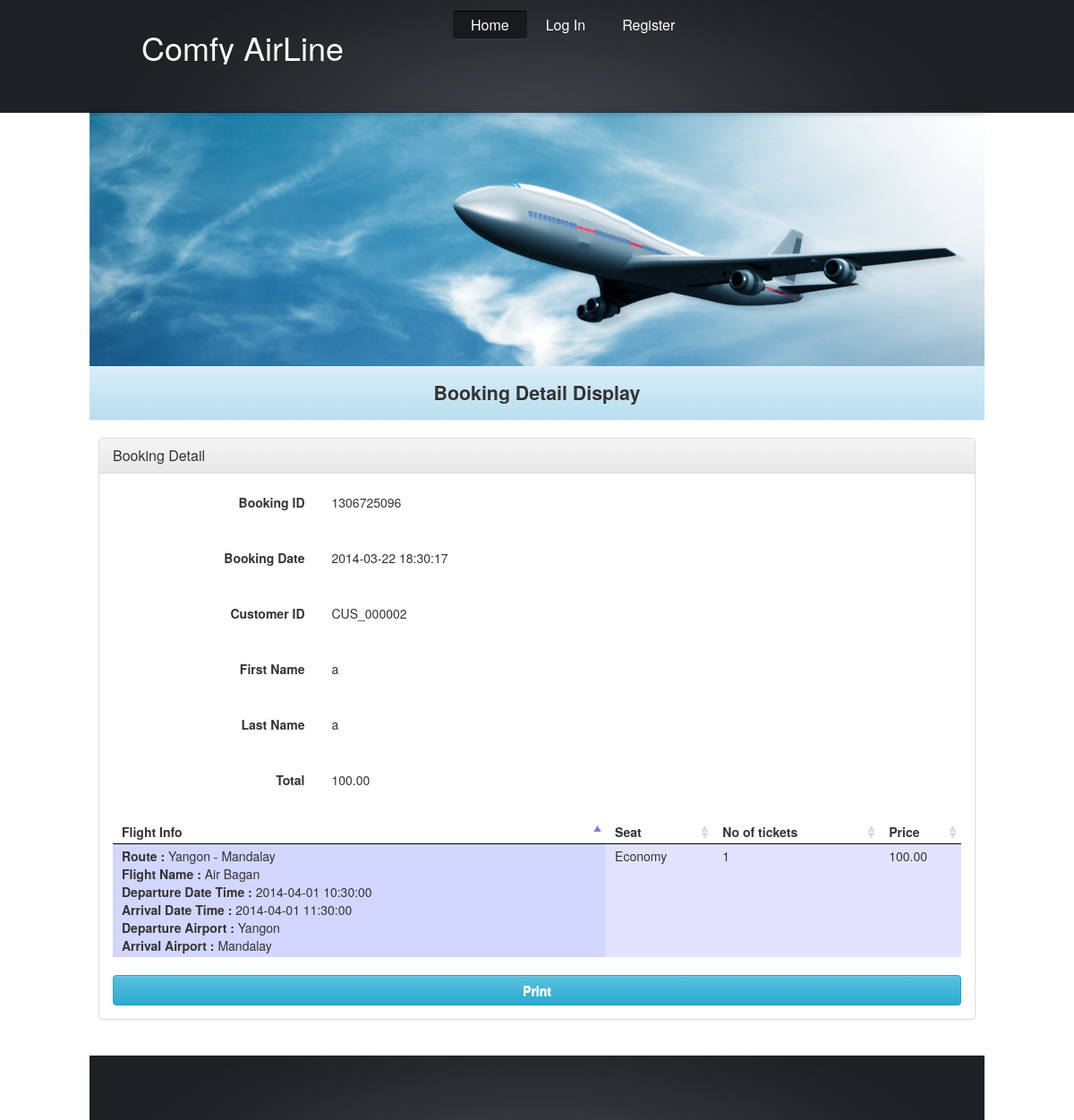
The page /booking-detail-display.php?booking_id=1306725096 on the database its author committed.
### tables this page shows
CREATE TABLE IF NOT EXISTS `bookings` (
  `booking_id` varchar(15) NOT NULL,
  `bookingdate` datetime NOT NULL,
  `customer_id` varchar(15) NOT NULL,
  `total` decimal(10,2) NOT NULL,
  `status` int(1) DEFAULT NULL,
  PRIMARY KEY (`booking_id`)
);

CREATE TABLE IF NOT EXISTS `customers` (
  `customer_id` varchar(15) NOT NULL,
  `firstname` varchar(30) NOT NULL,
  `lastname` varchar(30) NOT NULL,
  `gender` char(1) NOT NULL,
  `DOB` datetime NOT NULL,
  `nrc_no` varchar(30) NOT NULL,
  `phone_no` varchar(30) NOT NULL,
  `street` varchar(255) NOT NULL,
  `city` varchar(255) NOT NULL,
  `country` varchar(255) NOT NULL,
  `post_code` varchar(10) NOT NULL,
  PRIMARY KEY (`customer_id`)
);

### includes/bookingHelper.php (called while the page is built, shortened)
<?php
class bookingHelper{
    public static function getBookingByBookingID($booking_id){
        $sql = "SELECT bookings.*,customers.* " .
                "FROM bookings " .
                "INNER JOIN customers " .
                "ON bookings.customer_id=customers.customer_id " .
                "WHERE bookings.booking_id='" . $booking_id . "' " .
                "ORDER BY bookings.bookingdate DESC";
        $result = mysql_query($sql) or die(mysql_error());
        $output=array();
        while ($row = mysql_fetch_array($result)){
            $output[]=array(
                'booking_id'=>$row['booking_id'],
                'bookingdate'=>$row['bookingdate'],
                'customer_id'=>$row['customer_id'],
                'firstname'=>$row['firstname'],
                'lastname'=>$row['lastname'],
                'total'=>$row['total'],
            );
        }
        return $output;
    }
    public static function getBookingDetailsByBookingID($booking_id){
        $sql = "SELECT * " .
                "FROM bookings_view " .
                "WHERE bookings_view.booking_id='" . $booking_id . "' " .
                "ORDER BY bookings_view.booking_id";
        $result = mysql_query($sql) or die(mysql_error());
        $output=array();
        while ($row = mysql_fetch_array($result)){
            $output[]=array(
                'booking_id'=>$row['booking_id'],
                'flight_name'=>$row['name'],
                'route_title'=>$row['title'],
                'no_of_seats'=>$row['no_of_seats'],
                'price'=>$row['price'],
                'seat_title'=>$row['seat_title'],
                'departure_datetime'=>$row['departure_datetime'],
                'arrival_datetime'=>$row['arrival_datetime'],
                'departure_airport'=>$row['departure_airport'],
                'arrival_airport'=>$row['arrival_airport']
            );
        }
        return $output;
    }
}
?>

### booking-detail-display.php (the view, shortened to what this page needs)
<?php require_once('includes/bookingHelper.php'); ?>
<?php include('includes/header.php'); ?>
<link href="css/jquery.dataTables.css" rel="stylesheet" type="text/css" />
<div class="panel panel-default">
    <div class="panel-heading">
        <h3 class="panel-title">Booking Detail</h3>
    </div>
    <div class="panel-body">
        <form role="form" id="seat_setup" name="seat_setup" action="seat-setup.php" method="post" class="form-horizontal">
            <?php
            $booking_id = $_GET['booking_id'];
            $bookingData = bookingHelper::getBookingByBookingID($booking_id);
            $bookingDetailData = bookingHelper::getBookingDetailsByBookingID($booking_id);
            ?>
            <div class="form-group">
                <label class="col-sm-3 control-label">Booking ID</label>
                <div class="col-sm-9">
                    <p id="title" class="form-control-static"><?php echo $bookingData[0]['booking_id']; ?></p>
                </div>
            </div>
            <div class="form-group">
                <label class="col-sm-3 control-label">Booking Date</label>
                <div class="col-sm-9">
                    <p id="title" class="form-control-static"><?php echo $bookingData[0]['bookingdate']; ?></p>
                </div>
            </div>
            <div class="form-group">
                <label class="col-sm-3 control-label">Customer ID</label>
                <div class="col-sm-9">
                    <p id="title" class="form-control-static"><?php echo $bookingData[0]['customer_id']; ?></p>
                </div>
            </div>
            <div class="form-group">
                <label class="col-sm-3 control-label">First Name</label>
                <div class="col-sm-9">
                    <p id="title" class="form-control-static"><?php echo $bookingData[0]['firstname']; ?></p>
                </div>
            </div>
            <div class="form-group">
                <label class="col-sm-3 control-label">Last Name</label>
                <div class="col-sm-9">
                    <p id="title" class="form-control-static"><?php echo $bookingData[0]['lastname']; ?></p>
                </div>
            </div>
            <div class="form-group">
                <label class="col-sm-3 control-label">Total</label>
                <div class="col-sm-9">
                    <p id="title" class="form-control-static"><?php echo $bookingData[0]['total']; ?></p>
                </div>
            </div>
        </form>
        <table id="seat-table">
            <thead>
            <th>Flight Info</th>
            <th>Seat</th>
            <th>No of tickets</th>
            <th>Price</th>
            </thead>
            <tbody>
                <?php foreach ($bookingDetailData as $row) { ?>
                    <tr>
                        <td>
                            <?php
                            $cellText="<b>Route : </b>" . $row['route_title'] . "<br/>";
                            $cellText.="<b>Flight Name : </b>" . $row['flight_name'] . "<br/>";
                            $cellText.="<b>Departure Date Time : </b>" . $row['departure_datetime'] . "<br/>";
                            $cellText.="<b>Arrival Date Time : </b>" . $row['arrival_datetime'] . "<br/>";
                            $cellText.="<b>Departure Airport : </b>" . $row['departure_airport'] . "<br/>";
                            $cellText.="<b>Arrival Airport : </b>" . $row['arrival_airport'];
                            echo $cellText;
                            ?>
                        </td>
                        <td><?php echo $row['seat_title']; ?></td>
                        <td><?php echo $row['no_of_seats']; ?></td>
                        <td><?php echo $row['price']; ?></td>
                    </tr>
                <?php } ?>
            </tbody>
        </table>
        <br/>
        <a href="print_bookingDetailDisplay.php?booking_id=<?php echo $_GET['booking_id']; ?>" class="btn btn-default btn-info my-btn pull-right btn-block">Print</a>
    </div>
</div>
<?php include('includes/footer.php'); ?>

### css/style.css (style rules this page uses)
body { background:#fff; border:0; font:14px Arial, Helvetica, sans-serif; color:#3c4046; line-height:20px; min-width:1000px; }
a { color:#1e749a; text-decoration:underline; outline:none; }
p { padding-bottom:20px; }
a { outline:none; }

### css/custom-style.css (style rules this page uses)
a.btn, a.btn:link, a.btn:visited { color: #FFFFFF; font-weight:bold; }

### rows shown on the page
bookings: booking_id "1306725096", bookingdate "2014-03-22 18:30:17", customer.customer_id "CUS_000002", customer.firstname "a", customer.lastname "a", total "100.00"

### other values the page prints
$pageTitle "Booking Detail Display"
$row['route_title'] "Yangon - Mandalay"
$row['flight_name'] "Air Bagan"
$row['departure_datetime'] "2014-04-01 10:30:00"
$row['arrival_datetime'] "2014-04-01 11:30:00"
$row['departure_airport'] "Yangon"
$row['arrival_airport'] "Mandalay"
$row['seat_title'] "Economy"
$row['no_of_seats'] "1"
$row['price'] "100.00"
